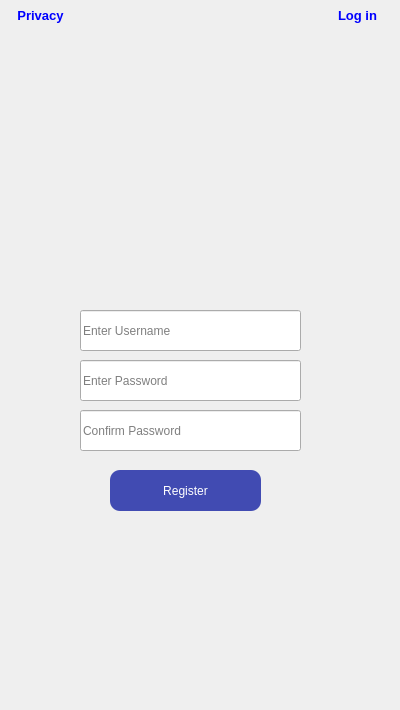
<?xml version="1.0" encoding="UTF-8"?>
<ui version="4.0">
 <class>RegisterForm</class>
 <widget class="QDialog" name="RegisterForm">
  <property name="geometry">
   <rect>
    <x>0</x>
    <y>0</y>
    <width>400</width>
    <height>710</height>
   </rect>
  </property>
  <property name="windowTitle">
   <string>Dialog</string>
  </property>
  <widget class="QLabel" name="tomeoLogo">
   <property name="geometry">
    <rect>
     <x>70</x>
     <y>30</y>
     <width>261</width>
     <height>251</height>
    </rect>
   </property>
   <property name="text">
    <string/>
   </property>
   <property name="pixmap">
    <pixmap resource="logo.qrc">:/Assets/Untit.png</pixmap>
   </property>
  </widget>
  <widget class="QPushButton" name="privacy">
   <property name="geometry">
    <rect>
     <x>0</x>
     <y>0</y>
     <width>81</width>
     <height>31</height>
    </rect>
   </property>
   <property name="styleSheet">
    <string notr="true">QPushButton {
    background-color: transparent;
    border: none;
    color: blue;
    font-size: 13px;
    padding: 5px;
    font-weight: bold;
}

QPushButton:hover {
    color: darkblue;
}
</string>
   </property>
   <property name="text">
    <string>Privacy</string>
   </property>
  </widget>
  <widget class="QPushButton" name="loginBtn">
   <property name="geometry">
    <rect>
     <x>320</x>
     <y>0</y>
     <width>75</width>
     <height>31</height>
    </rect>
   </property>
   <property name="styleSheet">
    <string notr="true">QPushButton {
    background-color: transparent;
    border: none;
    color: blue;
    font-size: 13px;
    padding: 5px;
    font-weight: bold;
}

QPushButton:hover {
    color: darkblue;
}
</string>
   </property>
   <property name="text">
    <string>Log in</string>
   </property>
  </widget>
  <widget class="QLineEdit" name="usernameEntry1">
   <property name="geometry">
    <rect>
     <x>80</x>
     <y>310</y>
     <width>221</width>
     <height>41</height>
    </rect>
   </property>
   <property name="text">
    <string/>
   </property>
   <property name="placeholderText">
    <string>Enter Username</string>
   </property>
  </widget>
  <widget class="QLineEdit" name="passentry1">
   <property name="geometry">
    <rect>
     <x>80</x>
     <y>360</y>
     <width>221</width>
     <height>41</height>
    </rect>
   </property>
   <property name="text">
    <string/>
   </property>
   <property name="placeholderText">
    <string>Enter Password</string>
   </property>
  </widget>
  <widget class="QLineEdit" name="confirm_pass1">
   <property name="geometry">
    <rect>
     <x>80</x>
     <y>410</y>
     <width>221</width>
     <height>41</height>
    </rect>
   </property>
   <property name="text">
    <string/>
   </property>
   <property name="placeholderText">
    <string>Confirm Password</string>
   </property>
  </widget>
  <widget class="QPushButton" name="ConfirmRegBtn">
   <property name="geometry">
    <rect>
     <x>110</x>
     <y>470</y>
     <width>151</width>
     <height>41</height>
    </rect>
   </property>
   <property name="autoFillBackground">
    <bool>false</bool>
   </property>
   <property name="styleSheet">
    <string notr="true">QPushButton {
    background-color: #414bb2;
    color: white;
    border-radius: 10px;
	font: 11pt &quot;Ebrima&quot;;
}
</string>
   </property>
   <property name="text">
    <string>Register</string>
   </property>
  </widget>
 </widget>
 <resources>
  <include location="logo.qrc"/>
 </resources>
 <connections/>
</ui>
